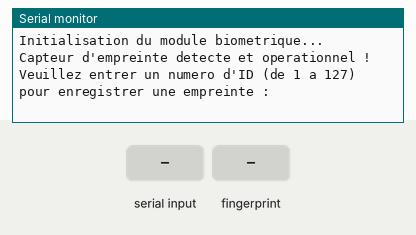
This sketch was run on a simulated Arduino Uno, built with avr-gcc and run on an emulated ATmega328P. Parts: the last lines printed to the serial monitor. Inputs (shaded band) come from the test bench.

Above: at 2.3 s.
2.4 s: "90,45\n" received over Serial
At 3.3 s:
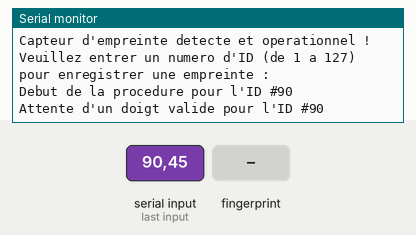
3.9 s: finger stored as number 1 placed on the sensor
At 4.9 s:
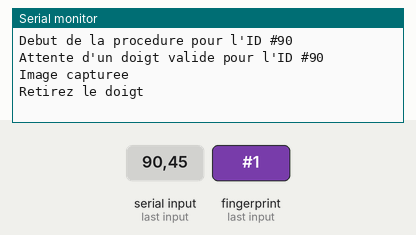
7.6 s: finger stored as number 1 placed on the sensor
At 8.9 s:
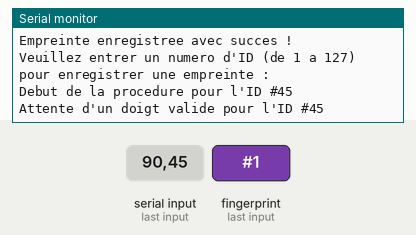

Measured:
- after the input at 2.4 s, the serial monitor: prints a new line at once (image 1)
- after the input at 3.9 s, the serial monitor: prints a new line at once (image 2)
- after the input at 7.6 s, the serial monitor: prints a new line after 0.22 s (image 3)

The sketch:

enroll.ino
```cpp
#include <Adafruit_Fingerprint.h>
#include <SoftwareSerial.h>

// Création d'une classe C++ pour encapsuler la logique du capteur
class BiometricScanner {
  private:
    SoftwareSerial mySerial;
    Adafruit_Fingerprint finger;

  public:
    // Constructeur : initialise la communication série sur les broches choisies
    BiometricScanner(uint8_t rxPin, uint8_t txPin)
      : mySerial(rxPin, txPin), finger(&mySerial) {}

    void begin() {
      Serial.begin(9600);
      while (!Serial);
      delay(100);

      Serial.println("\n\nInitialisation du module biometrique...");

      // Vitesse par défaut du capteur
      finger.begin(57600);

      if (finger.verifyPassword()) {
        Serial.println("Capteur d'empreinte detecte et operationnel !");
      } else {
        Serial.println("Erreur : Capteur introuvable. Verifiez le cablage.");
        while (1) { delay(1); } // Bloque l'exécution en cas d'erreur matérielle
      }
    }

    void runEnrollment() {
      Serial.println("Veuillez entrer un numero d'ID (de 1 a 127) pour enregistrer une empreinte : ");
      uint8_t id = readNumber();
      if (id == 0) return;

      Serial.print("Debut de la procedure pour l'ID #");
      Serial.println(id);

      while (!enrollFinger(id));
    }

  private:
    uint8_t readNumber() {
      uint8_t num = 0;
      while (num == 0) {
        while (!Serial.available());
        num = Serial.parseInt();
      }
      return num;
    }

    bool enrollFinger(uint8_t id) {
      int p = -1;
      Serial.print("Attente d'un doigt valide pour l'ID #"); Serial.println(id);

      // Etape 1 : Prendre la première image
      while (p != FINGERPRINT_OK) {
        p = finger.getImage();
        if (p == FINGERPRINT_OK) {
          Serial.println("Image capturee");
        }
      }

      p = finger.image2Tz(1);
      if (p != FINGERPRINT_OK) {
        Serial.println("Erreur de conversion de l'image");
        return false;
      }

      Serial.println("Retirez le doigt");
      delay(2000);
      p = 0;
      while (p != FINGERPRINT_NOFINGER) {
        p = finger.getImage();
      }

      Serial.println("Placez le MEME doigt a nouveau");
      p = -1;
      while (p != FINGERPRINT_OK) {
        p = finger.getImage();
      }

      // Etape 2 : Prendre la seconde image pour confirmer
      p = finger.image2Tz(2);
      if (p != FINGERPRINT_OK) {
         Serial.println("Erreur de conversion de l'image");
         return false;
      }

      // Etape 3 : Créer et stocker le modèle mathématique
      p = finger.createModel();
      if (p == FINGERPRINT_ENROLLMISMATCH) {
        Serial.println("Les deux empreintes ne correspondent pas");
        return false;
      } else if (p != FINGERPRINT_OK) {
        Serial.println("Erreur de creation du modele");
        return false;
      }

      p = finger.storeModel(id);
      if (p == FINGERPRINT_OK) {
        Serial.println("Empreinte enregistree avec succes !");
        return true;
      } else {
        Serial.println("Erreur lors de l'enregistrement dans la memoire");
        return false;
      }
    }
};

// --- Structure standard Arduino ---

// Instanciation de l'objet (TX capteur -> RX Arduino 2, RX capteur -> TX Arduino 3)
BiometricScanner sasFingerprint(2, 3);

void setup() {
  sasFingerprint.begin();
}

void loop() {
  sasFingerprint.runEnrollment();
}
```
